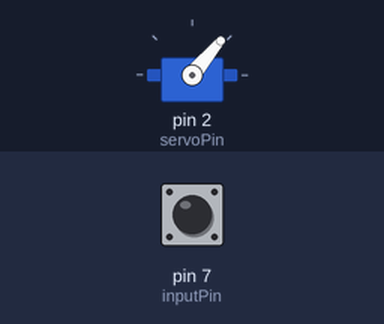
Bench run of a sketch on a simulated Arduino Uno, built with avr-gcc and run on an emulated ATmega328P. Shown: servo. Inputs (shaded band) come from the test bench; at power-on: pin 7 (inputPin) HIGH.

Above: at 1.2 s.
1.3 s: pin 7 (inputPin) pulled LOW for 0.15 s
At 1.4 s:
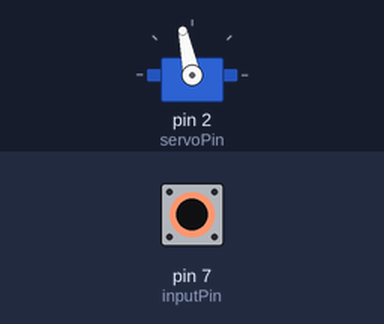
3.0 s: pin 7 (inputPin) pulled LOW for 3.2 s
At 6.8 s:
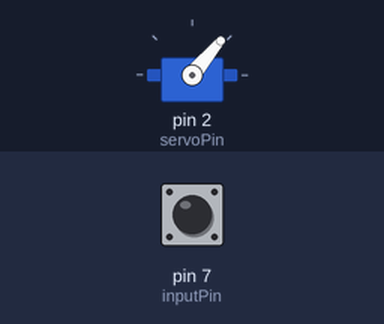
Timing chart, 0 to 8.3 s (numbered marks = the images above; inputs shaded):
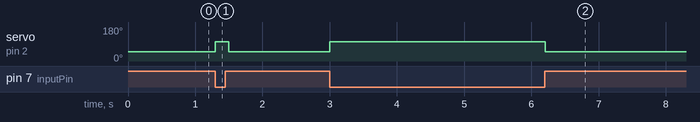

Measured:
- after the input at 1.3 s, servo on pin 2 (servoPin): 50° → 102° at once, → 50° 0.20 s later
- after the input at 3.0 s, servo on pin 2 (servoPin): 50° → 102° at once, → 50° 3.2 s later

The sketch:

exo-servo-final.ino
```cpp
/*
exocet supercharger bypass controller

*/

const int inputPin = 7;     // input pin from Megasquirt
const int servoPin = 2;
#include <Servo.h>

Servo myservo;

int throttleState = 0;
const int angleOff = 50;
const int angleOn = 102;

void setup() {
  myservo.attach(servoPin);
  pinMode(inputPin, INPUT_PULLUP);
}

void loop() {
  throttleState = digitalRead(inputPin);

  if (throttleState == HIGH) {
    myservo.write(angleOff);
    delay(100);
  } else {
    myservo.write(angleOn);
    delay(100);
  }
}
```
